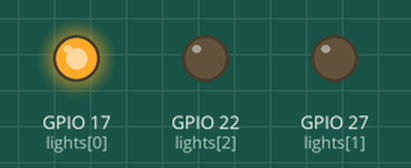
This program was run on a simulated Raspberry Pi (BCM pin numbers). Shown: output pins drawn as LEDs (lit = HIGH).

Above: at 5.0 s.
At 20.0 s:
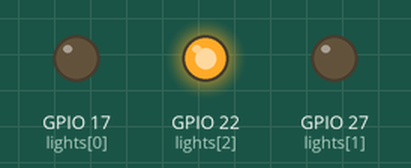
At 32.5 s:
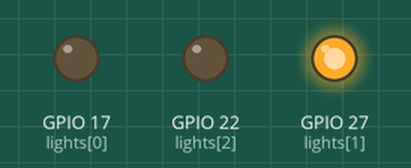
Timing chart, 0 to 45.5 s (numbered marks = the images above):
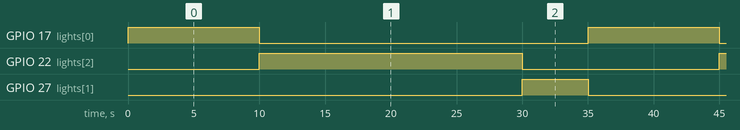

The program:

traffic-lights.py
```python
#import libraries
from gpiozero import LEDBoard
from time import sleep

#define our LEDs
lights = LEDBoard(17, 27, 22)

#Blink the LEDs like a traffic stop
while True:
    lights.value = (1, 0, 0)
    sleep(10)
    lights.value = (0, 0, 1)
    sleep(20)
    lights.value = (0, 1, 0)
    sleep(5)
```

Measured:
- by itself, GPIO 17 (lights[0]): alternates HIGH for 10.0 s and LOW for 25.0 s
- by itself, GPIO 22 (lights[2]): alternates HIGH for 20.0 s and LOW for 15.0 s
- by itself, GPIO 27 (lights[1]): alternates HIGH for 5.0 s and LOW for 30.0 s
